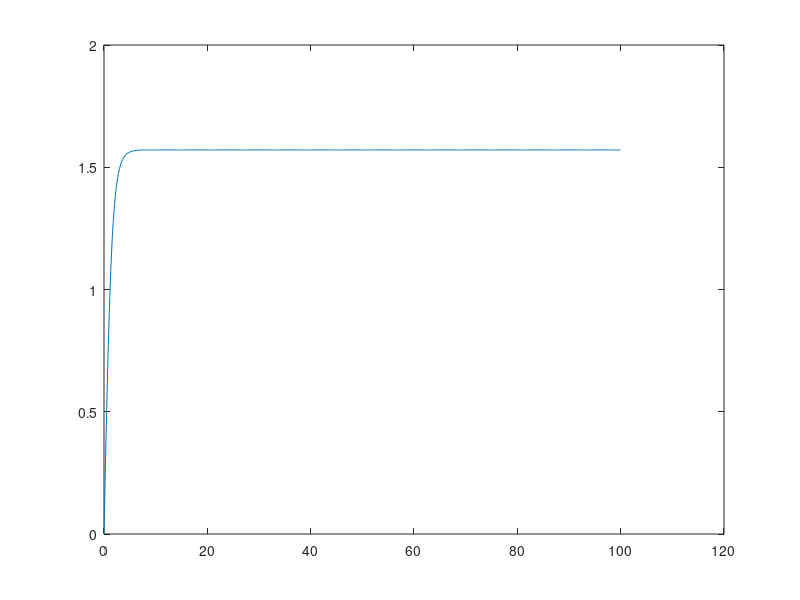

Write the MATLAB code that produced this figure.
clear x y
xmax=100;
x(1)=0;
y(1)=0;
step=.2;
N=(xmax-x(1))/step;
for i=1:N
    slope=cos(y(i));
    x(i+1)=x(i)+step;
    y(i+1)=y(i)+step*slope;
end
plot(x,y)

